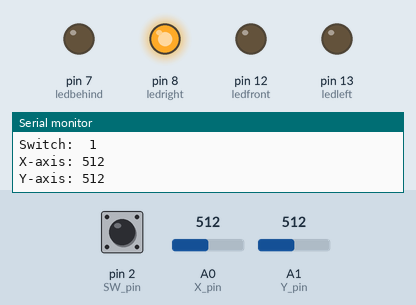
The sketch below on a simulated Arduino Uno, built with avr-gcc and run on an emulated ATmega328P. On the bench: output pins drawn as LEDs (lit = HIGH), the last lines printed to the serial monitor. The test bench sets the inputs (shaded band); at power-on: A0 (X_pin) = 512, A1 (Y_pin) = 512, pin 2 (SW_pin) HIGH.

Above: at 1.2 s.
1.3 s: A0 (X_pin) set to 496
At 1.9 s:
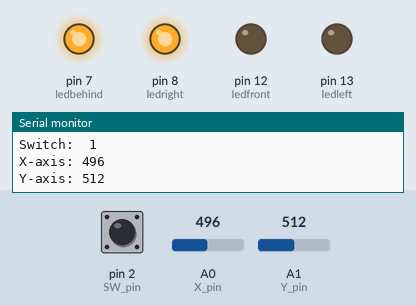
2.9 s: A1 (Y_pin) set to 484
At 3.8 s:
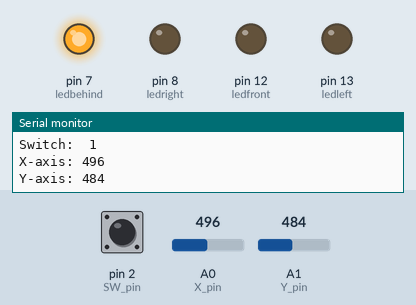
4.5 s: A0 (X_pin) set to 511
At 5.7 s:
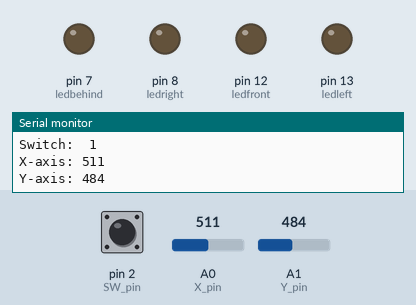
6.1 s: A1 (Y_pin) set to 306
At 7.4 s:
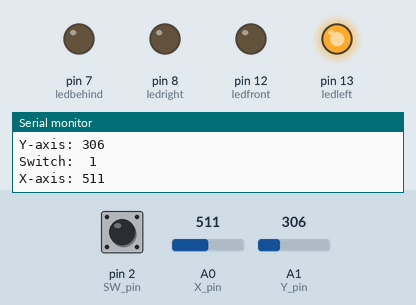
7.7 s: A0 (X_pin) set to 490
At 8.2 s:
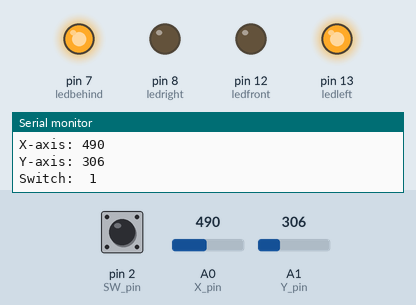
9.3 s: A0 (X_pin) set to 1023
At 9.9 s:
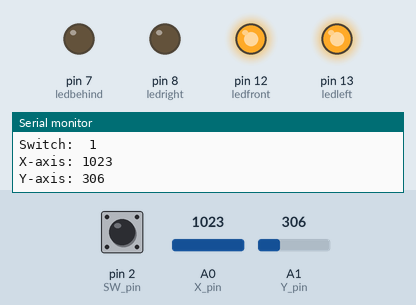
Timing chart, 0 to 11.9 s (numbered marks = the images above; inputs shaded):
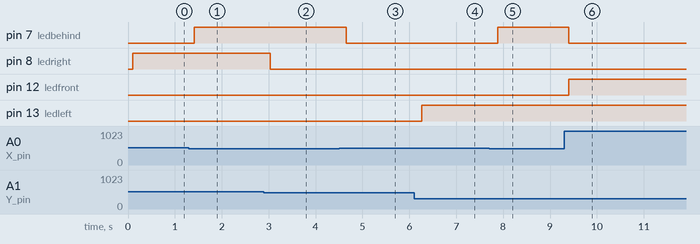

The sketch:

joystick_flashlight.ino
```cpp
const int ledleft = 13;
const int ledright = 8;
const int ledbehind = 7;
const int ledfront = 12;
const int SW_pin = 2;
const int X_pin = 0;
const int Y_pin = 1;

void setup() {


  pinMode(ledleft, OUTPUT);
  pinMode(ledright, OUTPUT);
  pinMode(ledbehind, OUTPUT);
  pinMode(ledfront, OUTPUT);

  pinMode(SW_pin, INPUT);
  digitalWrite(SW_pin, HIGH);
  Serial.begin(9600);
}

void loop() {

  int position_x = analogRead(X_pin);
  int position_y = analogRead(Y_pin);
  int switch_status = digitalRead(SW_pin);

  Serial.print("Switch:  ");
  Serial.print(digitalRead(SW_pin));
  Serial.print("\n");
  Serial.print("X-axis: ");
  Serial.print(analogRead(X_pin));
  Serial.print("\n");
  Serial.print("Y-axis: ");
  Serial.println(analogRead(Y_pin));
  Serial.print("\n\n");
  delay(100);


 if (position_x <= 510) {
  digitalWrite (ledbehind, HIGH);
 }
 else {
  digitalWrite (ledbehind, LOW);
 }
 if (position_x >= 530) {
  digitalWrite (ledfront, HIGH);
 }
 else {
  digitalWrite (ledfront, LOW);
 }
if (position_y >= 500) {
  digitalWrite (ledright, HIGH);
}
else {
  digitalWrite (ledright, LOW);
}
 if (position_y <=480) {
  digitalWrite (ledleft, HIGH);
 }
 else {
  digitalWrite (ledleft, LOW);
 }
}
```

Measured:
- the behaviour switches between 511 and 510 on A0 (X_pin) (found by bisection; images 0 and 1)
- the behaviour switches between 500 and 499 on A1 (Y_pin) (found by bisection; images 1 and 2)
- after the input at 1.3 s, pin 7 (ledbehind): LOW → HIGH after 0.12 s
- after the input at 2.9 s, pin 8 (ledright): HIGH → LOW after 0.13 s
- after the input at 4.5 s, pin 7 (ledbehind): HIGH → LOW after 0.15 s
- after the input at 6.1 s, pin 13 (ledleft): LOW → HIGH after 0.17 s
- after the input at 7.7 s, pin 7 (ledbehind): LOW → HIGH after 0.19 s
- after the input at 9.3 s, pin 7 (ledbehind): HIGH → LOW after 0.10 s; pin 12 (ledfront): LOW → HIGH after 0.10 s
